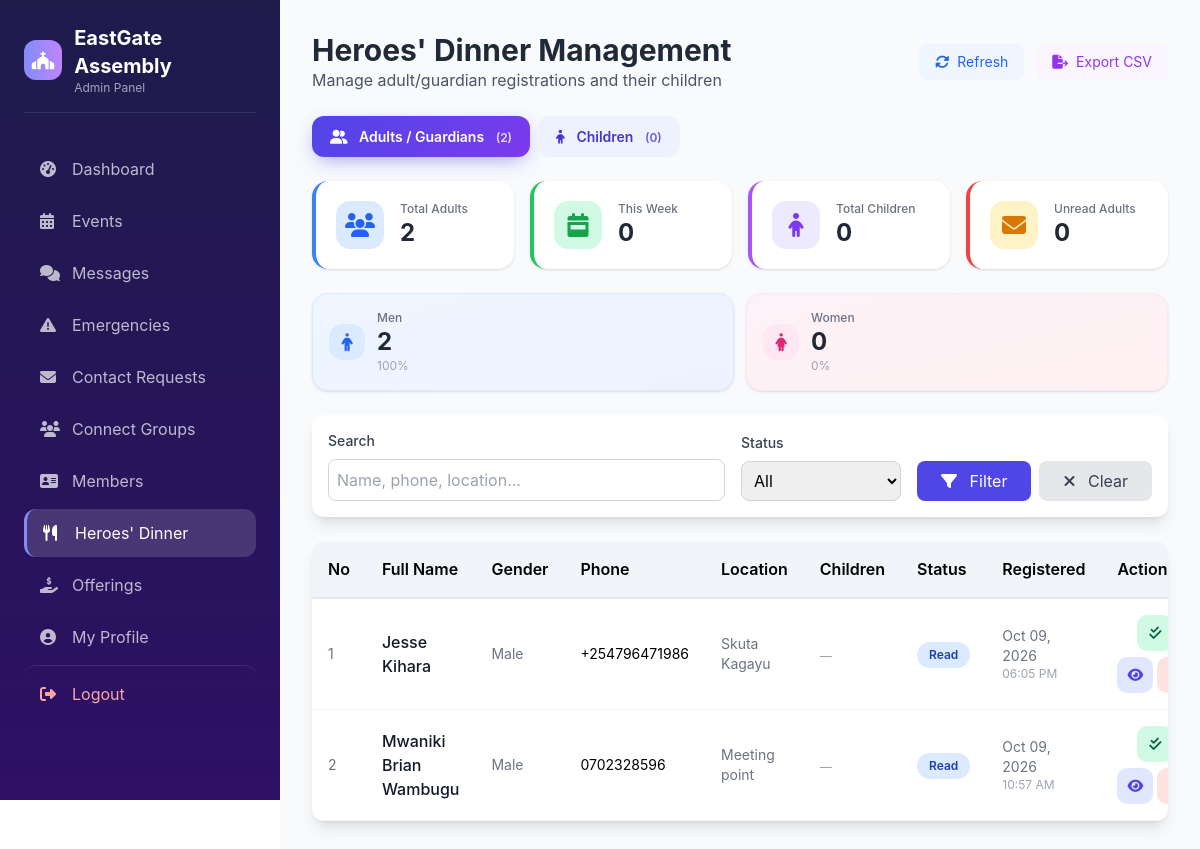
/dinner.php, run on the app's committed database.
### tables this page shows
CREATE TABLE IF NOT EXISTS `heroes_dinner_registrations` (
  `id` int NOT NULL,
  `event_id` varchar(50) NOT NULL DEFAULT 'heroes_dinner_2026',
  `full_name` varchar(100) NOT NULL,
  `gender` enum('Male','Female','Other') NOT NULL,
  `marital_status` enum('Teens','Youth/Single','Married','Widowed','Separated/Divorced') NOT NULL DEFAULT 'Youth/Single',
  `phone` varchar(20) NOT NULL,
  `normalized_phone` varchar(20) DEFAULT NULL,
  `location` varchar(200) NOT NULL,
  `token` varchar(64) NOT NULL,
  `idempotency_key` char(64) DEFAULT NULL,
  `guardian_session_token` char(64) DEFAULT NULL,
  `ip_address` varchar(45) DEFAULT NULL,
  `user_agent` text,
  `registered_at` timestamp NOT NULL DEFAULT CURRENT_TIMESTAMP,
  `updated_at` timestamp NULL DEFAULT NULL ON UPDATE CURRENT_TIMESTAMP,
  `status` enum('unread','read','followed_up') NOT NULL DEFAULT 'unread',
  PRIMARY KEY (`id`),
  UNIQUE KEY `idempotency_key` (`idempotency_key`),
  KEY `idx_event_phone` (`event_id`,`normalized_phone`),
  KEY `idx_event_name` (`event_id`,`full_name`)
);

### dinner.php (the view, shortened to what the rows shown need)
 <?php
$db = Database::getConnection();
function h($v) { return htmlspecialchars((string)$v, ENT_QUOTES, 'UTF-8'); }
function currentTab() {
    $t = $_GET['tab'] ?? 'adults';
    return in_array($t, ['adults','children'], true) ? $t : 'adults';
}
$tab         = currentTab();
$page        = max(1, (int)($_GET['page'] ?? 1));
$offset      = ($page - 1) * PAGE_SIZE;
$adults       = [];
$childCounts  = [];
if ($tab === 'adults') {
    $where  = "WHERE 1=1";
    $params = [];
    $dataSql = "SELECT id, full_name, gender, phone, location, status, registered_at
                FROM heroes_dinner_registrations
                $where
                ORDER BY
                    CASE status
                        WHEN 'unread' THEN 0
                        WHEN 'read' THEN 1
                        WHEN 'followed_up' THEN 2
                        ELSE 3
                    END,
                    registered_at DESC
                LIMIT " . (int)PAGE_SIZE . " OFFSET " . (int)$offset;
    $dataStmt = $db->prepare($dataSql);
    $dataStmt->execute($params);
    $adults = $dataStmt->fetchAll(PDO::FETCH_ASSOC);
}
?>
<!DOCTYPE html>
<html lang="en">
<head>
    <script src="https://cdn.tailwindcss.com"></script>
    <link rel="stylesheet" href="https://cdnjs.cloudflare.com/ajax/libs/font-awesome/6.4.0/css/all.min.css">
</head>
<body>
    <div class="sidebar">
        <div class="p-6">
            <div class="flex items-center space-x-3 mb-8 pb-4 border-b border-white/10">
                <div>
                    <h2 class="text-xl font-bold text-white">EastGate Assembly</h2>
                </div>
            </div>
        </div>
    </div>
    <div class="main-content">
        <div class="p-6 md:p-8">
            <div class="max-w-7xl mx-auto">
                <div class="flex flex-col md:flex-row justify-between items-start md:items-center gap-4 mb-6">
                    <div>
                        <h1 class="text-3xl font-bold text-gray-800">Heroes' Dinner Management</h1>
                    </div>
                </div>
                <?php if ($tab === 'adults'): ?>
                    <?php if (empty($adults)): ?>
                        <div class="bg-white rounded-2xl shadow-lg p-16 text-center">
                            <i class="fas fa-utensils text-6xl text-gray-300 mb-4"></i>
                            <h3 class="text-2xl font-semibold text-gray-700">No Registrations Found</h3>
                            <p class="text-gray-500 mt-2">No adults/guardians match your filters.</p>
                        </div>
                    <?php else: ?>
                        <div class="bg-white rounded-xl shadow-lg overflow-hidden">
                            <div class="overflow-x-auto">
                                <table class="data-table">
                                    <thead>
                                        <tr>
                                            <th>No</th>
                                            <th>Full Name</th>
                                            <th>Gender</th>
                                            <th>Phone</th>
                                            <th>Location</th>
                                            <th>Children</th>
                                            <th>Status</th>
                                            <th>Registered</th>
                                            <th>Actions</th>
                                        </tr>
                                    </thead>
                                    <tbody>
                                    <?php foreach ($adults as $loopIndex => $reg):
                                        $statusClass = 'status-' . $reg['status'];
                                        $statusText  = ucfirst(str_replace('_', ' ', $reg['status']));
                                        $isFollowed  = $reg['status'] === 'followed_up';
                                        $cc          = $childCounts[(int)$reg['id']] ?? 0;
                                    ?>
                                        <tr id="row-<?php echo (int)$reg['id']; ?>">
                                            <td class="text-sm text-gray-500"><?php echo number_format($offset + $loopIndex + 1); ?></td>
                                            <td><div class="font-medium text-gray-900"><?php echo h($reg['full_name']); ?></div></td>
                                            <td class="text-sm text-gray-500"><?php echo h($reg['gender']); ?></td>
                                            <td class="text-sm"><?php echo h($reg['phone']); ?></td>
                                            <td class="text-sm text-gray-500"><?php echo h($reg['location']); ?></td>
                                            <td>
                                                <?php if ($cc > 0): ?>
                                                    <button onclick='openChildrenModal(<?php echo (int)$reg["id"]; ?>, <?php echo json_encode($reg["full_name"], JSON_HEX_APOS|JSON_HEX_QUOT); ?>)'
                                                            class="inline-flex items-center gap-1 bg-amber-100 text-amber-800 px-3 py-1 rounded-full text-xs font-semibold hover:bg-amber-200 transition">
                                                        <i class="fas fa-child"></i> <?php echo $cc; ?> child<?php echo $cc > 1 ? 'ren' : ''; ?>
                                                    </button>
                                                <?php else: ?>
                                                    <span class="text-xs text-gray-400">—</span>
                                                <?php endif; ?>
                                            </td>
                                            <td><span class="badge <?php echo $statusClass; ?>"><?php echo $statusText; ?></span></td>
                                            <td class="text-sm text-gray-500">
                                                <?php echo date('M d, Y', strtotime($reg['registered_at'])); ?>
                                                <div class="text-xs text-gray-400"><?php echo date('h:i A', strtotime($reg['registered_at'])); ?></div>
                                            </td>
                                            <td>
                                                <div class="action-buttons">
                                                    <div id="followup-container-<?php echo (int)$reg['id']; ?>">
                                                        <?php if ($isFollowed): ?>
                                                            <div class="action-btn followed-up-locked" title="Followed Up (Locked)"><i class="fas fa-lock"></i></div>
                                                        <?php else: ?>
                                                            <button onclick='openFollowUpModal(<?php echo (int)$reg["id"]; ?>, <?php echo json_encode($reg["full_name"], JSON_HEX_APOS|JSON_HEX_QUOT); ?>)'
                                                                    class="action-btn follow-up" title="Mark as Followed Up">
                                                                <i class="fas fa-check-double text-sm"></i>
                                                            </button>
                                                        <?php endif; ?>
                                                    </div>
                                                    <div class="action-icons">
                                                        <button onclick='viewAndMarkRead(<?php echo json_encode($reg, JSON_HEX_APOS|JSON_HEX_QUOT); ?>)'
                                                                class="action-btn view" title="View Details"><i class="fas fa-eye text-sm"></i></button>
                                                        <button onclick='openDeleteModal(<?php echo (int)$reg["id"]; ?>, <?php echo json_encode($reg["full_name"], JSON_HEX_APOS|JSON_HEX_QUOT); ?>)'
                                                                class="action-btn delete" title="Delete"><i class="fas fa-trash text-sm"></i></button>
                                                    </div>
                                                </div>
                                            </td>
                                        </tr>
                                    <?php endforeach; ?>
                                    </tbody>
                                </table>
                            </div>
                        </div>
                    <?php endif; ?>
                <?php endif; ?>
            </div>
        </div>
    </div>
</body>
</html>

### data on the page
heroes_dinner_registrations: loopIndex "1", full_name "Jesse Kihara", gender "Male", phone "+254796471986", location "Skuta Kagayu", status "Read", registered_at "Oct 09, 2026", registered_at "06:05 PM"
heroes_dinner_registrations: loopIndex "2", full_name "Mwaniki Brian Wambugu", gender "Male", phone "0702328596", location "Meeting point", status "Read", registered_at "Oct 09, 2026", registered_at "10:57 AM"

### other printed values
$totalAdults "2"
$totalChildren "0"
$stats['total'] "2"
$stats['this_week'] "0"
$stats['children_total'] "0"
$stats['unread'] "0"
$stats['men'] "2"
$stats['women'] "0"
